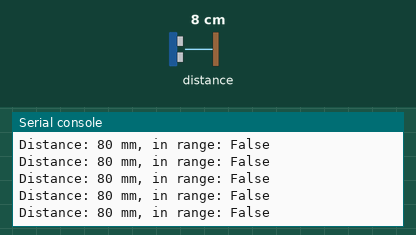
The program below on a simulated MicroPython board. Shown: the last lines printed to the serial console. The inputs (shaded band) are chosen by the test bench; at power-on: distance to the obstacle 8 cm. Library files of the repository ran but are not shown: vl6180x.py.

Above: at 1.2 s.
1.3 s: distance to the obstacle set to 2 cm
At 1.36 s:
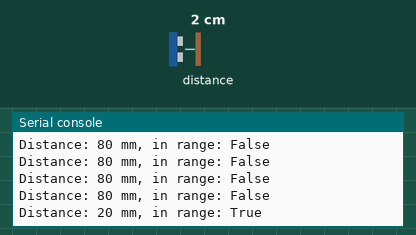
2.8 s: distance to the obstacle set to 4 cm
At 2.82 s:
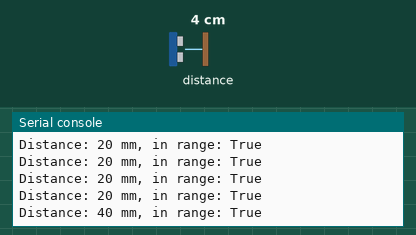

Measured:
- after the input at 1.3 s, the serial console: prints a new line after 0.06 s (image 1)
- after the input at 2.8 s, the serial console: prints a new line at once (image 2)

The program:

main.py
```python
from lib.laser_ranging_sensor_sensor import LaserRangingSensorSensor

# Example usage:
sda_pin = 20
scl_pin = 21
sensor = LaserRangingSensorSensor(sda_pin, scl_pin)

for distance, in_range in sensor.continuous_get_distance():
    print(f"Distance: {distance} mm, in range: {in_range}")
```

laser_ranging_sensor_sensor.py
```python
from machine import Pin, I2C
import utime

from lib.driver.vl6180x import Vl6180X


class LaserRangingSensorSensor:
    def __init__(self, sda_pin, scl_pin, gesture_threshold=10, i2c_freq=400000):
        self.i2c = I2C(0, scl=Pin(scl_pin), sda=Pin(sda_pin), freq=i2c_freq)
        self.address = 0x29  # Default I2C address for VL6180X
        self.sensor = Vl6180X(self.i2c, self.address)
        self.max_value = 50
        self.gesture_threshold = gesture_threshold

    def get_distance(self):
        distance = self.sensor.range()
        in_range = distance <= self.max_value

        return distance, in_range

    def continuous_get_distance(self, delay_ms=50):
        while True:
            yield self.get_distance()
            utime.sleep_ms(delay_ms)
```
